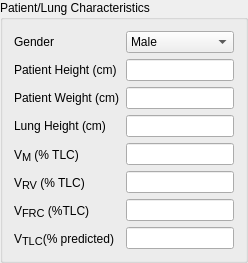
    <widget class="QGroupBox" name="groupBox">
     <property name="styleSheet">
      <string notr="true"/>
     </property>
     <property name="title">
      <string>Patient/Lung Characteristics</string>
     </property>
     <layout class="QFormLayout" name="formLayout">
      <item row="1" column="0">
       <widget class="QLabel" name="label_17">
        <property name="font">
         <font>
          <weight>50</weight>
          <bold>false</bold>
         </font>
        </property>
        <property name="text">
         <string>&lt;html&gt;&lt;head/&gt;&lt;body&gt;&lt;p&gt;Patient Height (cm)&lt;/p&gt;&lt;/body&gt;&lt;/html&gt;</string>
        </property>
        <property name="wordWrap">
         <bool>true</bool>
        </property>
        <property name="buddy">
         <cstring>patHt</cstring>
        </property>
       </widget>
      </item>
      <item row="1" column="1">
       <widget class="ClickableLineEdit" name="patHt">
        <property name="toolTip">
         <string>&lt;!DOCTYPE HTML PUBLIC &quot;-//W3C//DTD HTML 4.0//EN&quot; &quot;http://www.w3.org/TR/REC-html40/strict.dtd&quot;&gt;
&lt;html&gt;&lt;head&gt;&lt;meta name=&quot;qrichtext&quot; content=&quot;1&quot; /&gt;&lt;style type=&quot;text/css&quot;&gt;
p, li { white-space: pre-wrap; }
&lt;/style&gt;&lt;/head&gt;&lt;body style=&quot; font-family:'MS Shell Dlg 2'; font-size:8pt; font-weight:400; font-style:normal;&quot;&gt;
&lt;p style=&quot; margin-top:0px; margin-bottom:0px; margin-left:0px; margin-right:0px; -qt-block-indent:0; text-indent:0px;&quot;&gt;Patient Height is entered in cm.&lt;/p&gt;
&lt;p style=&quot;-qt-paragraph-type:empty; margin-top:0px; margin-bottom:0px; margin-left:0px; margin-right:0px; -qt-block-indent:0; text-indent:0px;&quot;&gt;&lt;br /&gt;&lt;/p&gt;
&lt;p style=&quot; margin-top:0px; margin-bottom:0px; margin-left:0px; margin-right:0px; -qt-block-indent:0; text-indent:0px;&quot;&gt;&lt;span style=&quot; font-weight:600; text-decoration: underline;&quot;&gt;Range:&lt;/span&gt; 25 – 250&lt;/p&gt;&lt;/body&gt;&lt;/html&gt;</string>
        </property>
       </widget>
      </item>
      <item row="2" column="0">
       <widget class="QLabel" name="label_18">
        <property name="font">
         <font>
          <weight>50</weight>
          <bold>false</bold>
         </font>
        </property>
        <property name="text">
         <string>Patient Weight (cm)</string>
        </property>
        <property name="wordWrap">
         <bool>true</bool>
        </property>
        <property name="buddy">
         <cstring>patWt</cstring>
        </property>
       </widget>
      </item>
      <item row="2" column="1">
       <widget class="ClickableLineEdit" name="patWt">
        <property name="toolTip">
         <string>&lt;!DOCTYPE HTML PUBLIC &quot;-//W3C//DTD HTML 4.0//EN&quot; &quot;http://www.w3.org/TR/REC-html40/strict.dtd&quot;&gt;
&lt;html&gt;&lt;head&gt;&lt;meta name=&quot;qrichtext&quot; content=&quot;1&quot; /&gt;&lt;style type=&quot;text/css&quot;&gt;
p, li { white-space: pre-wrap; }
&lt;/style&gt;&lt;/head&gt;&lt;body style=&quot; font-family:'MS Shell Dlg 2'; font-size:8pt; font-weight:400; font-style:normal;&quot;&gt;
&lt;p style=&quot; margin-top:0px; margin-bottom:0px; margin-left:0px; margin-right:0px; -qt-block-indent:0; text-indent:0px;&quot;&gt;Patient weight is entered in kg.&lt;/p&gt;
&lt;p style=&quot;-qt-paragraph-type:empty; margin-top:0px; margin-bottom:0px; margin-left:0px; margin-right:0px; -qt-block-indent:0; text-indent:0px;&quot;&gt;&lt;br /&gt;&lt;/p&gt;
&lt;p style=&quot; margin-top:0px; margin-bottom:0px; margin-left:0px; margin-right:0px; -qt-block-indent:0; text-indent:0px;&quot;&gt;&lt;span style=&quot; font-weight:600; text-decoration: underline;&quot;&gt;Range:&lt;/span&gt; 2.5 – 250&lt;/p&gt;&lt;/body&gt;&lt;/html&gt;</string>
        </property>
       </widget>
      </item>
      <item row="3" column="0">
       <widget class="QLabel" name="label_10">
        <property name="font">
         <font>
          <weight>50</weight>
          <bold>false</bold>
         </font>
        </property>
        <property name="text">
         <string>Lung Height (cm)</string>
        </property>
        <property name="wordWrap">
         <bool>true</bool>
        </property>
        <property name="buddy">
         <cstring>lungHt</cstring>
        </property>
       </widget>
      </item>
      <item row="3" column="1">
       <widget class="ClickableLineEdit" name="lungHt">
        <property name="toolTip">
         <string>&lt;!DOCTYPE HTML PUBLIC &quot;-//W3C//DTD HTML 4.0//EN&quot; &quot;http://www.w3.org/TR/REC-html40/strict.dtd&quot;&gt;
&lt;html&gt;&lt;head&gt;&lt;meta name=&quot;qrichtext&quot; content=&quot;1&quot; /&gt;&lt;style type=&quot;text/css&quot;&gt;
p, li { white-space: pre-wrap; }
&lt;/style&gt;&lt;/head&gt;&lt;body style=&quot; font-family:'MS Shell Dlg 2'; font-size:8pt; font-weight:400; font-style:normal;&quot;&gt;
&lt;p style=&quot; margin-top:0px; margin-bottom:0px; margin-left:0px; margin-right:0px; -qt-block-indent:0; text-indent:0px;&quot;&gt;Patient lung height represents the vertical height of the lung in the supine position (the position at which the right heart catheterization was performed). Lung height is entered in cm.&lt;/p&gt;
&lt;p style=&quot;-qt-paragraph-type:empty; margin-top:0px; margin-bottom:0px; margin-left:0px; margin-right:0px; -qt-block-indent:0; text-indent:0px;&quot;&gt;&lt;br /&gt;&lt;/p&gt;
&lt;p style=&quot; margin-top:0px; margin-bottom:0px; margin-left:0px; margin-right:0px; -qt-block-indent:0; text-indent:0px;&quot;&gt;&lt;span style=&quot; font-weight:600; text-decoration: underline;&quot;&gt;Range:&lt;/span&gt; 1 – 50&lt;/p&gt;&lt;/body&gt;&lt;/html&gt;</string>
        </property>
       </widget>
      </item>
      <item row="5" column="0">
       <widget class="QLabel" name="label_15">
        <property name="font">
         <font>
          <weight>50</weight>
          <bold>false</bold>
         </font>
        </property>
        <property name="text">
         <string>&lt;!DOCTYPE HTML PUBLIC &quot;-//W3C//DTD HTML 4.0//EN&quot; &quot;http://www.w3.org/TR/REC-html40/strict.dtd&quot;&gt;
&lt;html&gt;&lt;head&gt;&lt;meta name=&quot;qrichtext&quot; content=&quot;1&quot; /&gt;&lt;style type=&quot;text/css&quot;&gt;
p, li { white-space: pre-wrap; }
&lt;/style&gt;&lt;/head&gt;&lt;body style=&quot; font-family:'Sans Serif'; font-size:9pt; font-weight:400; font-style:normal;&quot;&gt;
&lt;p style=&quot; margin-top:0px; margin-bottom:0px; margin-left:0px; margin-right:0px; -qt-block-indent:0; text-indent:0px;&quot;&gt;V&lt;span style=&quot; font-size:12pt; vertical-align:sub;&quot;&gt;RV&lt;/span&gt; (% TLC)&lt;/p&gt;&lt;/body&gt;&lt;/html&gt;</string>
        </property>
        <property name="buddy">
         <cstring>Vrv</cstring>
        </property>
       </widget>
      </item>
      <item row="5" column="1">
       <widget class="ClickableLineEdit" name="Vrv">
        <property name="toolTip">
         <string>&lt;!DOCTYPE HTML PUBLIC &quot;-//W3C//DTD HTML 4.0//EN&quot; &quot;http://www.w3.org/TR/REC-html40/strict.dtd&quot;&gt;
&lt;html&gt;&lt;head&gt;&lt;meta name=&quot;qrichtext&quot; content=&quot;1&quot; /&gt;&lt;style type=&quot;text/css&quot;&gt;
p, li { white-space: pre-wrap; }
&lt;/style&gt;&lt;/head&gt;&lt;body style=&quot; font-family:'MS Shell Dlg 2'; font-size:8pt; font-weight:400; font-style:normal;&quot;&gt;
&lt;p style=&quot; margin-top:0px; margin-bottom:0px; margin-left:0px; margin-right:0px; -qt-block-indent:0; text-indent:0px;&quot;&gt;V&lt;span style=&quot; vertical-align:sub;&quot;&gt;M&lt;/span&gt; stands for Minimal Volume. It is the volume (as a percent of TLC) that the lung assumes at a transpulmonary pressure (P&lt;span style=&quot; vertical-align:sub;&quot;&gt;tp&lt;/span&gt;) of 0.&lt;/p&gt;
&lt;p style=&quot;-qt-paragraph-type:empty; margin-top:0px; margin-bottom:0px; margin-left:0px; margin-right:0px; -qt-block-indent:0; text-indent:0px;&quot;&gt;&lt;br /&gt;&lt;/p&gt;
&lt;p style=&quot; margin-top:0px; margin-bottom:0px; margin-left:0px; margin-right:0px; -qt-block-indent:0; text-indent:0px;&quot;&gt;&lt;span style=&quot; font-weight:600; text-decoration: underline;&quot;&gt;Range:&lt;/span&gt; 0.01 – 0.25&lt;/p&gt;&lt;/body&gt;&lt;/html&gt;</string>
        </property>
       </widget>
      </item>
      <item row="6" column="0">
       <widget class="QLabel" name="label_16">
        <property name="font">
         <font>
          <weight>50</weight>
          <bold>false</bold>
         </font>
        </property>
        <property name="text">
         <string>&lt;!DOCTYPE HTML PUBLIC &quot;-//W3C//DTD HTML 4.0//EN&quot; &quot;http://www.w3.org/TR/REC-html40/strict.dtd&quot;&gt;
&lt;html&gt;&lt;head&gt;&lt;meta name=&quot;qrichtext&quot; content=&quot;1&quot; /&gt;&lt;style type=&quot;text/css&quot;&gt;
p, li { white-space: pre-wrap; }
&lt;/style&gt;&lt;/head&gt;&lt;body style=&quot; font-family:'Sans Serif'; font-size:9pt; font-weight:400; font-style:normal;&quot;&gt;
&lt;p style=&quot; margin-top:0px; margin-bottom:0px; margin-left:0px; margin-right:0px; -qt-block-indent:0; text-indent:0px;&quot;&gt;V&lt;span style=&quot; font-size:12pt; vertical-align:sub;&quot;&gt;FRC&lt;/span&gt; (%TLC)&lt;/p&gt;&lt;/body&gt;&lt;/html&gt;</string>
        </property>
        <property name="buddy">
         <cstring>Vfrc</cstring>
        </property>
       </widget>
      </item>
      <item row="6" column="1">
       <widget class="ClickableLineEdit" name="Vfrc">
        <property name="toolTip">
         <string>&lt;!DOCTYPE HTML PUBLIC &quot;-//W3C//DTD HTML 4.0//EN&quot; &quot;http://www.w3.org/TR/REC-html40/strict.dtd&quot;&gt;
&lt;html&gt;&lt;head&gt;&lt;meta name=&quot;qrichtext&quot; content=&quot;1&quot; /&gt;&lt;style type=&quot;text/css&quot;&gt;
p, li { white-space: pre-wrap; }
&lt;/style&gt;&lt;/head&gt;&lt;body style=&quot; font-family:'MS Shell Dlg 2'; font-size:8pt; font-weight:400; font-style:normal;&quot;&gt;
&lt;p style=&quot; margin-top:0px; margin-bottom:0px; margin-left:0px; margin-right:0px; -qt-block-indent:0; text-indent:0px;&quot;&gt;Patient lung compliance in L/cm H&lt;span style=&quot; vertical-align:sub;&quot;&gt;2&lt;/span&gt;O&lt;/p&gt;
&lt;p style=&quot;-qt-paragraph-type:empty; margin-top:0px; margin-bottom:0px; margin-left:0px; margin-right:0px; -qt-block-indent:0; text-indent:0px;&quot;&gt;&lt;br /&gt;&lt;/p&gt;
&lt;p style=&quot; margin-top:0px; margin-bottom:0px; margin-left:0px; margin-right:0px; -qt-block-indent:0; text-indent:0px;&quot;&gt;&lt;span style=&quot; font-weight:600; text-decoration: underline;&quot;&gt;Range:&lt;/span&gt; 0.0001 – 1.0&lt;/p&gt;&lt;/body&gt;&lt;/html&gt;</string>
        </property>
       </widget>
      </item>
      <item row="7" column="1">
       <widget class="QLineEdit" name="Vtlc">
        <property name="toolTip">
         <string>&lt;html&gt;&lt;head/&gt;&lt;body&gt;&lt;p&gt;V&lt;span style=&quot; vertical-align:sub;&quot;&gt;TLC&lt;/span&gt; stands for Total Lung Capacity as percent of predicted TLC&lt;/p&gt;&lt;p&gt;&lt;span style=&quot; font-weight:600; text-decoration: underline;&quot;&gt;Range:&lt;/span&gt; 5 – 300%&lt;/p&gt;&lt;/body&gt;&lt;/html&gt;</string>
        </property>
       </widget>
      </item>
      <item row="7" column="0">
       <widget class="QLabel" name="label_30">
        <property name="font">
         <font>
          <weight>50</weight>
          <bold>false</bold>
         </font>
        </property>
        <property name="text">
         <string>&lt;html&gt;&lt;head/&gt;&lt;body&gt;&lt;p&gt;V&lt;span style=&quot; font-size:12pt; vertical-align:sub;&quot;&gt;TLC&lt;/span&gt;&lt;span style=&quot; vertical-align:sub;&quot;/&gt;(% predicted)&lt;/p&gt;&lt;/body&gt;&lt;/html&gt;</string>
        </property>
       </widget>
      </item>
      <item row="0" column="0">
       <widget class="QLabel" name="label_22">
        <property name="text">
         <string>Gender</string>
        </property>
       </widget>
      </item>
      <item row="0" column="1">
       <widget class="QComboBox" name="gender">
        <item>
         <property name="text">
          <string>Male</string>
         </property>
        </item>
        <item>
         <property name="text">
          <string>Female</string>
         </property>
        </item>
       </widget>
      </item>
      <item row="4" column="0">
       <widget class="QLabel" name="label_23">
        <property name="text">
         <string>&lt;html&gt;&lt;head/&gt;&lt;body&gt;&lt;p&gt;&lt;span style=&quot; font-family:'Sans Serif'; font-size:9pt;&quot;&gt;V&lt;/span&gt;&lt;span style=&quot; font-family:'Sans Serif'; font-size:12pt; vertical-align:sub;&quot;&gt;M&lt;/span&gt;&lt;span style=&quot; font-family:'Sans Serif'; font-size:9pt;&quot;&gt; (% TLC)&lt;/span&gt;&lt;/p&gt;&lt;/body&gt;&lt;/html&gt;</string>
        </property>
       </widget>
      </item>
      <item row="4" column="1">
       <widget class="QLineEdit" name="Vm"/>
      </item>
     </layout>
    </widget>
